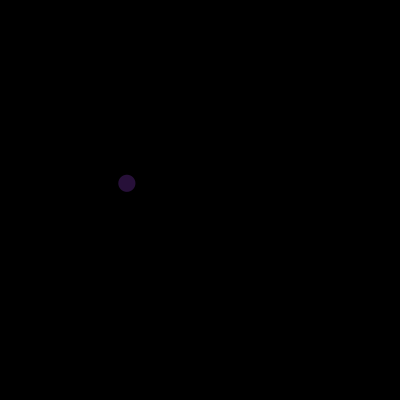
Frame 1 (no input)
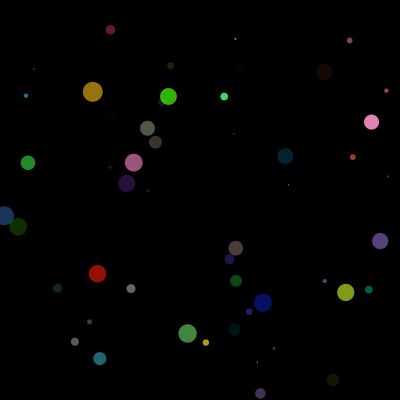
Frame 60 (the mouse pressed at the canvas centre just before this capture)
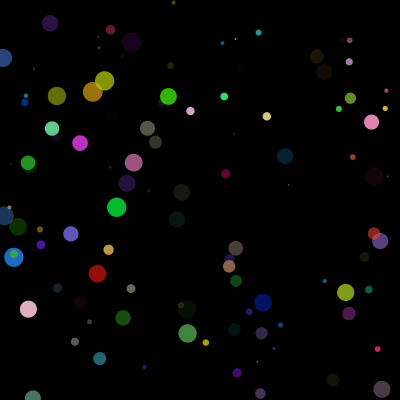
Frame 120 (the mouse held since frame 60 and released just before this capture)

The Processing sketch that drew these frames (run headless with seeded random() and noise(); from frame 60 on, the mouse is pressed at the canvas centre):

// Processing sketch: KreisMitZufall
// ── KreisMitZufall.pde
float r;
float g;
float b;
float a;

float diam;
float x;
float y;

void setup() {
  size(400,400);
  background(0);
  smooth();    
}

void draw() {
  r = random(255);
  g = random(255);
  b = random(255);
  a = random(255);
  diam = random(20);
  x = random(width);
  y = random(height);
  
  noStroke();
  fill(r,g,b,a);
  ellipse(x,y,diam,diam);
}
